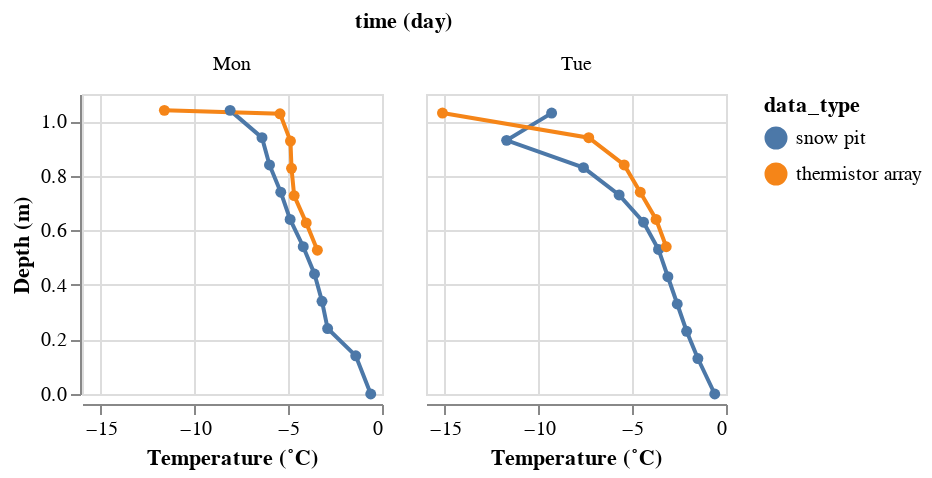

Notebook code cell kept with this figure:
### Code cell
(
    alt.Chart(temp_profile_comparison_dataset.dropna()).mark_line(
        point=True
    ).encode(
        alt.X('temperature:Q').title('Temperature (˚C)'),
        alt.Y('depth:Q').title('Depth (m)'),
        alt.Color('data_type:N'),
        alt.Order('depth:Q') # this makes sure the lines are drawn, connecting dots vertically, in order of depth
    ).properties(width=150, height=150)
).facet(
    alt.Facet('day(time):T')
)

### Figure 1 — Vega-Lite specification as saved in the notebook (floating-point values rounded to 4 significant figures)
{"config": {"view": {"continuousWidth": 300, "continuousHeight": 300}}, "data": {"name": "data-328accb18ad5983ee75ad396a678bffc"}, "facet": {"field": "time", "timeUnit": "day", "type": "temporal"}, "spec": {"mark": {"type": "line", "point": true}, "encoding": {"color": {"field": "data_type", "type": "nominal"}, "order": {"field": "depth", "type": "quantitative"}, "x": {"field": "temperature", "title": "Temperature (˚C)", "type": "quantitative"}, "y": {"field": "depth", "title": "Depth (m)", "type": "quantitative"}}, "height": 150, "width": 150}, "$schema": "https://vega.github.io/schema/vega-lite/v5.20.1.json", "datasets": {"data-328accb18ad5983ee75ad396a678bffc": [{"time": "2023-02-06T09:12:00", "depth": 0.0, "temperature": -0.6, "data_type": "snow pit"}, {"time": "2023-02-07T10:01:00", "depth": 0.0, "temperature": -0.6, "data_type": "snow pit"}, {"time": "2023-02-07T10:01:00", "depth": 0.13, "temperature": -1.5, "data_type": "snow pit"}, {"time": "2023-02-06T09:12:00", "depth": 0.14, "temperature": -1.4, "data_type": "snow pit"}, {"time": "2023-02-07T10:01:00", "depth": 0.23, "temperature": -2.1, "data_type": "snow pit"}, {"time": "2023-02-06T09:12:00", "depth": 0.24, "temperature": -2.9, "data_type": "snow pit"}, {"time": "2023-02-07T10:01:00", "depth": 0.33, "temperature": -2.6, "data_type": "snow pit"}, {"time": "2023-02-06T09:12:00", "depth": 0.34, "temperature": -3.2, "data_type": "snow pit"}, {"time": "2023-02-07T10:01:00", "depth": 0.43, "temperature": -3.1, "data_type": "snow pit"}, {"time": "2023-02-06T09:12:00", "depth": 0.44, "temperature": -3.6, "data_type": "snow pit"}, {"time": "2023-02-07T10:01:00", "depth": 0.53, "temperature": -3.6, "data_type": "snow pit"}, {"time": "2023-02-06T09:12:00", "depth": 0.54, "temperature": -4.2, "data_type": "snow pit"}, {"time": "2023-02-07T10:01:00", "depth": 0.63, "temperature": -4.4, "data_type": "snow pit"}, {"time": "2023-02-06T09:12:00", "depth": 0.64, "temperature": -4.9, "data_type": "snow pit"}, {"time": "2023-02-07T10:01:00", "depth": 0.73, "temperature": -5.7, "data_type": "snow pit"}, {"time": "2023-02-06T09:12:00", "depth": 0.74, "temperature": -5.4, "data_type": "snow pit"}, {"time": "2023-02-07T10:01:00", "depth": 0.83, "temperature": -7.6, "data_type": "snow pit"}, {"time": "2023-02-06T09:12:00", "depth": 0.84, "temperature": -6.0, "data_type": "snow pit"}, {"time": "2023-02-07T10:01:00", "depth": 0.93, "temperature": -11.7, "data_type": "snow pit"}, {"time": "2023-02-06T09:12:00", "depth": 0.94, "temperature": -6.4, "data_type": "snow pit"}, {"time": "2023-02-07T10:01:00", "depth": 1.03, "temperature": -9.3, "data_type": "snow pit"}, {"time": "2023-02-06T09:12:00", "depth": 1.04, "temperature": -8.1, "data_type": "snow pit"}, {"time": "2023-02-06T09:00:00", "depth": 0.5274, "temperature": -3.447, "data_type": "thermistor array"}, {"time": "2023-02-06T09:00:00", "depth": 0.6274, "temperature": -4.042, "data_type": "thermistor array"}, {"time": "2023-02-06T09:00:00", "depth": 0.7274, "temperature": -4.685, "data_type": "thermistor array"}, {"time": "2023-02-06T09:00:00", "depth": 0.8274, "temperature": -4.826, "data_type": "thermistor array"}, {"time": "2023-02-06T09:00:00", "depth": 0.9274, "temperature": -4.883, "data_type": "thermistor array"}, {"time": "2023-02-06T09:00:00", "depth": 1.027, "temperature": -5.438, "data_type": "thermistor array"}, {"time": "2023-02-06T09:00:00", "depth": 1.04, "temperature": -11.61, "data_type": "thermistor array"}, {"time": "2023-02-07T10:00:00", "depth": 0.5399, "temperature": -3.188, "data_type": "thermistor array"}, {"time": "2023-02-07T10:00:00", "depth": 0.6399, "temperature": -3.728, "data_type": "thermistor array"}, {"time": "2023-02-07T10:00:00", "depth": 0.7399, "temperature": -4.572, "data_type": "thermistor array"}, {"time": "2023-02-07T10:00:00", "depth": 0.8399, "temperature": -5.43, "data_type": "thermistor array"}, {"time": "2023-02-07T10:00:00", "depth": 0.9399, "temperature": -7.32, "data_type": "thermistor array"}, {"time": "2023-02-07T10:00:00", "depth": 1.03, "temperature": -15.12, "data_type": "thermistor array"}]}}
